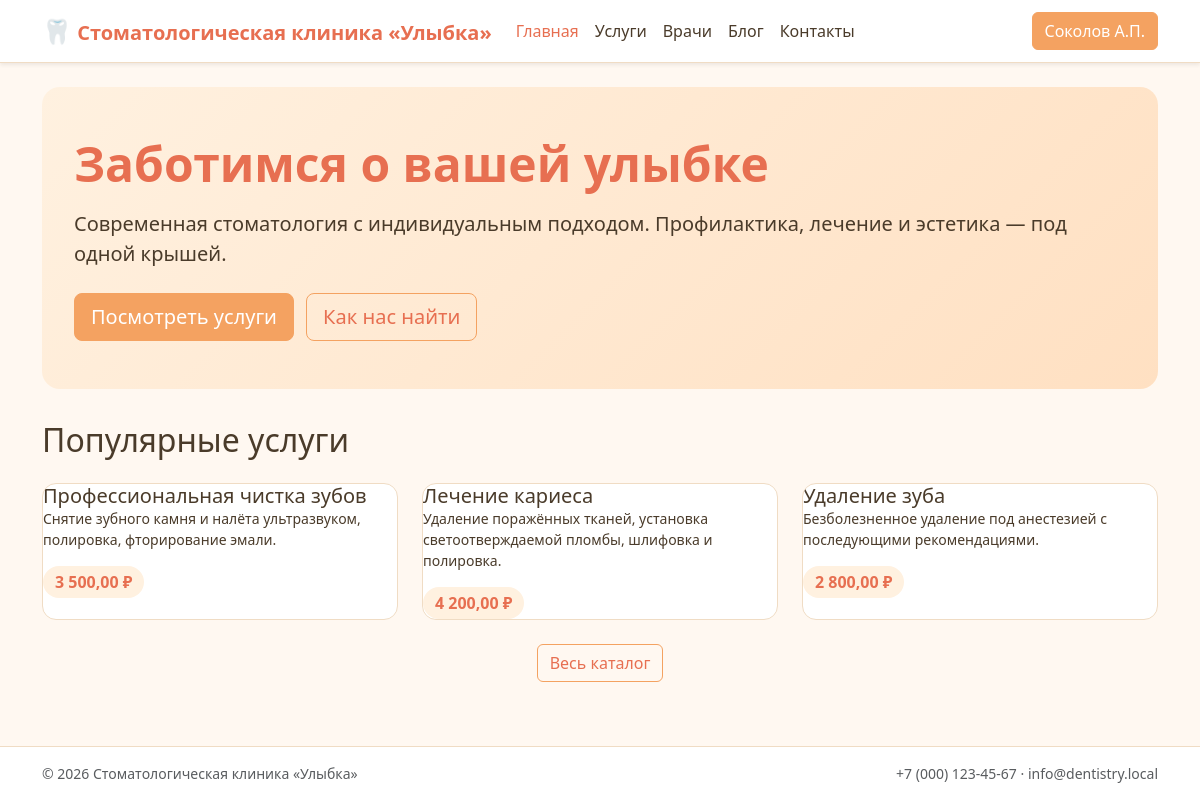
Screenshot of / (signed in) with the database file from the repository.
### tables this page shows
CREATE TABLE user (
    id                INT UNSIGNED AUTO_INCREMENT PRIMARY KEY,
    last_name         VARCHAR(60)  NOT NULL,
    first_name        VARCHAR(60)  NOT NULL,
    middle_name       VARCHAR(60)  NOT NULL DEFAULT '',
    email             VARCHAR(190) NOT NULL UNIQUE,
    password_hash     VARCHAR(255) NOT NULL,
    role_id           TINYINT UNSIGNED NOT NULL,
    booking_ban_until DATE NULL COMMENT 'Запрет онлайн-записи до даты (после неявки)',
    created_at        DATETIME NOT NULL DEFAULT CURRENT_TIMESTAMP,
    CONSTRAINT fk_user_role FOREIGN KEY (role_id) REFERENCES role(id)
);

CREATE TABLE service (
    id          INT UNSIGNED AUTO_INCREMENT PRIMARY KEY,
    name        VARCHAR(120) NOT NULL,
    description TEXT         NOT NULL,
    image_path  VARCHAR(255) NULL,
    price       DECIMAL(10,2) NOT NULL,
    created_at  DATETIME NOT NULL DEFAULT CURRENT_TIMESTAMP
);

### lib/sanitize.php (called while the page is built, shortened)
<?php
function h(mixed $value): string
{
    return htmlspecialchars((string) $value, ENT_QUOTES | ENT_SUBSTITUTE, 'UTF-8');
}
function fio_short(string $last, string $first, string $middle = ''): string
{
    $fi = mb_substr($first, 0, 1);
    $mi = $middle !== '' ? mb_substr($middle, 0, 1) . '.' : '';
    return $last . ' ' . $fi . '.' . $mi;
}
function fmt_price(float|string $amount): string
{
    return number_format((float) $amount, 2, ',', ' ') . ' ₽';
}

### lib/session.php (called while the page is built, shortened)
<?php
require_once __DIR__ . '/db.php';
final class Session
{
    public static function userId(): ?int
    {
        return isset($_SESSION['user_id']) ? (int) $_SESSION['user_id'] : null;
    }
    public static function user(): ?array
    {
        $id = self::userId();
        $user = DB::one(
            'SELECT u.*, r.code AS role_code, r.name AS role_name
               FROM user u JOIN role r ON r.id = u.role_id
              WHERE u.id = :id',
            ['id' => $id]
        );
        return $user;
    }
}

### lib/db.php (called while the page is built, shortened)
<?php
final class DB
{
    private static ?PDO $pdo = null;
    public static function pdo(): PDO
    {
        if (self::$pdo === null) {
            $dsn = sprintf(
                'mysql:host=%s;port=%d;dbname=%s;charset=%s',
                DB_HOST, DB_PORT, DB_NAME, DB_CHARSET
            );
            self::$pdo = new PDO($dsn, DB_USER, DB_PASS, [
                PDO::ATTR_ERRMODE            => PDO::ERRMODE_EXCEPTION,
                PDO::ATTR_DEFAULT_FETCH_MODE => PDO::FETCH_ASSOC,
                PDO::ATTR_EMULATE_PREPARES   => false,
            ]);
        }
        return self::$pdo;
    }
    public static function all(string $sql, array $params = []): array
    {
        $stmt = self::pdo()->prepare($sql);
        $stmt->execute($params);
        return $stmt->fetchAll();
    }
    public static function one(string $sql, array $params = []): ?array
    {
        $stmt = self::pdo()->prepare($sql);
        $stmt->execute($params);
        $row = $stmt->fetch();
        return $row === false ? null : $row;
    }
}

### lib/auth.php (called while the page is built, shortened)
<?php
require_once __DIR__ . '/session.php';
final class Auth
{
    public static function user(): ?array
    {
        return Session::user();
    }
}

### public/index.php (the view, shortened to what this page needs)
<?php
require_once __DIR__ . '/../lib/db.php';
require_once __DIR__ . '/../lib/sanitize.php';
$services = DB::all('SELECT * FROM service ORDER BY id LIMIT 3');
require __DIR__ . '/../templates/header.php';
?>
<section class="clinic-hero">
    <h1 class="display-5 fw-bold mb-3">Заботимся о вашей улыбке</h1>
    <p class="lead mb-4">Современная стоматология с индивидуальным подходом. Профилактика, лечение и эстетика — под одной крышей.</p>
    <a href="/services.php" class="btn btn-orange btn-lg">Посмотреть услуги</a>
    <a href="/contacts.php" class="btn btn-outline-orange btn-lg ms-2">Как нас найти</a>
</section>
<h2 class="mb-4">Популярные услуги</h2>
<div class="row g-4">
    <?php foreach ($services as $s): ?>
        <div class="col-md-4">
            <div class="clinic-card">
                <div class="card-body">
                    <h5 class="card-title"><?= h($s['name']) ?></h5>
                    <p class="card-text small"><?= h(mb_strimwidth($s['description'], 0, 120, '…')) ?></p>
                    <span class="price-badge"><?= h(fmt_price($s['price'])) ?></span>
                </div>
            </div>
        </div>
    <?php endforeach; ?>
</div>
<div class="text-center mt-4">
    <a href="/services.php" class="btn btn-outline-orange">Весь каталог</a>
</div>
<?php require __DIR__ . '/../templates/footer.php'; ?>

### templates/header.php (shortened to what this page needs)
<?php
require_once __DIR__ . '/../lib/auth.php';
require_once __DIR__ . '/../lib/sanitize.php';
$_user = Auth::user();
$_currentPath = strtok($_SERVER['REQUEST_URI'] ?? '/', '?');
function _nav_active(string $href, string $current): string {
    return ($href === $current || ($href !== '/' && str_starts_with($current, $href)))
        ? ' active' : '';
}
?><!DOCTYPE html>
<html lang="ru">
<head>
    <link href="https://cdn.jsdelivr.net/npm/bootstrap@5.3.3/dist/css/bootstrap.min.css" rel="stylesheet">
    <link href="/assets/css/theme.css" rel="stylesheet">
</head>
<body class="d-flex flex-column min-vh-100">
<nav class="navbar navbar-expand-lg sticky-top shadow-sm clinic-navbar">
    <div class="container">
        <a class="navbar-brand fw-bold" href="/">
            <span class="brand-mark">🦷</span> <?= h(SITE_NAME) ?>
        </a>
        <div class="collapse navbar-collapse" id="mainNav">
            <ul class="navbar-nav me-auto">
                <li class="nav-item"><a class="nav-link<?= _nav_active('/', $_currentPath) ?>" href="/">Главная</a></li>
                <li class="nav-item"><a class="nav-link<?= _nav_active('/services.php', $_currentPath) ?>" href="/services.php">Услуги</a></li>
                <li class="nav-item"><a class="nav-link<?= _nav_active('/doctors.php', $_currentPath) ?>" href="/doctors.php">Врачи</a></li>
                <li class="nav-item"><a class="nav-link<?= _nav_active('/blog.php', $_currentPath) ?>" href="/blog.php">Блог</a></li>
                <li class="nav-item"><a class="nav-link<?= _nav_active('/contacts.php', $_currentPath) ?>" href="/contacts.php">Контакты</a></li>
            </ul>
            <div class="d-flex gap-2">
                <?php if ($_user === null): ?>
                    <a href="/login.php" class="btn btn-outline-orange">Вход</a>
                    <a href="/register.php" class="btn btn-orange">Регистрация</a>
                <?php else: ?>
                    <a href="/profile.php" class="btn btn-orange">
                        <?= h(fio_short($_user['last_name'], $_user['first_name'], $_user['middle_name'])) ?>
                    </a>
                <?php endif; ?>
            </div>
        </div>
    </div>
</nav>
<main class="flex-grow-1 py-4">
<div class="container">

### public/assets/css/theme.css (style rules this page uses)
:root { --clinic-bg: #FFF8F1; --clinic-surface: #FFFFFF; --clinic-primary: #F4A261; --clinic-primary-2: #E76F51; --clinic-accent: #FFE0C2; --clinic-soft: #FFF1E0; --clinic-ink: #4A3B2A; --clinic-muted: #8A7964; --clinic-border: #F0DCC4; --clinic-success: #6FB098; --clinic-danger: #D88080; }
html, body { background: var(--clinic-bg); color: var(--clinic-ink); }
body { font-family: system-ui, "Segoe UI", Tahoma, Arial, sans-serif; }
a { color: var(--clinic-primary-2); }
.clinic-navbar { background: var(--clinic-surface); border-bottom: 1px solid var(--clinic-border); }
.clinic-navbar .navbar-brand { color: var(--clinic-primary-2); }
.clinic-navbar .nav-link { color: var(--clinic-ink); }
.clinic-navbar .nav-link.active, .clinic-navbar .nav-link:hover { color: var(--clinic-primary-2); }
.brand-mark { font-size: 1.2em; }
.btn-orange { background: var(--clinic-primary); border-color: var(--clinic-primary); color: #fff; }
.btn-outline-orange { background: transparent; border: 1px solid var(--clinic-primary); color: var(--clinic-primary-2); }
.clinic-card { background: var(--clinic-surface); border: 1px solid var(--clinic-border); border-radius: 14px; overflow: hidden; transition: transform .15s ease, box-shadow .15s ease; height: 100%; }
.clinic-card .card-body { color: var(--clinic-ink); }
.clinic-card .price-badge { display: inline-block; background: var(--clinic-soft); color: var(--clinic-primary-2); border-radius: 999px; padding: 0.25rem 0.75rem; font-weight: 600; }
.clinic-hero { background: linear-gradient(135deg, var(--clinic-soft) 0%, var(--clinic-accent) 100%); border-radius: 18px; padding: 3rem 2rem; margin-bottom: 2rem; }
.clinic-hero h1 { color: var(--clinic-primary-2); }

### rows the page displays
user: last_name+first_name+middle_name "Соколов А.П."
service: name "Профессиональная чистка зубов", description "Снятие зубного камня и налёта ультразвуком, полировка, фторирование эмали.", price "3 500,00 ₽"
service: name "Лечение кариеса", description "Удаление поражённых тканей, установка светоотверждаемой пломбы, шлифовка и полировка.", price "4 200,00 ₽"
service: name "Удаление зуба", description "Безболезненное удаление под анестезией с последующими рекомендациями.", price "2 800,00 ₽"

### other values shown
SITE_NAME "Стоматологическая клиника «Улыбка»"
CLINIC_PHONE "+7 (000) 123-45-67"
CLINIC_EMAIL "info@dentistry.local"
